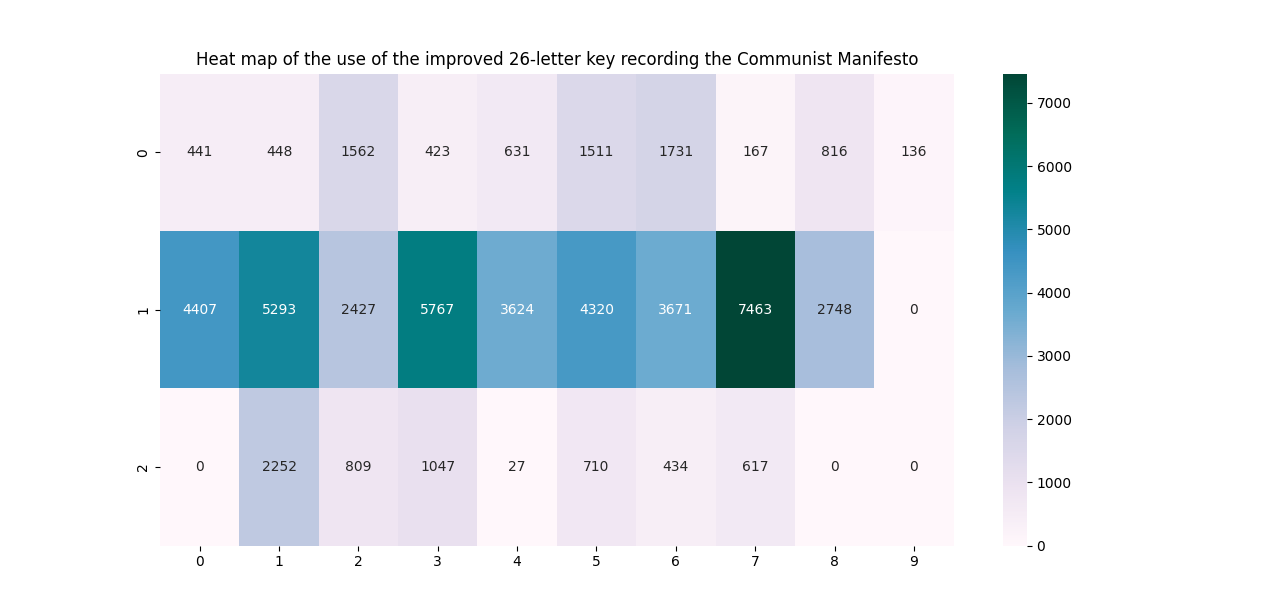

Generate this figure with Python:
import pdfplumber
import pinyin
import seaborn as sns
import matplotlib.pyplot as plt
import numpy as np


# 提取pdf文件中文章的拼音

file_path = r'D:\……\共产党宣言.pdf'

article_pinyin = ''        # 全文拼音

with pdfplumber.open(file_path) as pdf:
    for page in pdf.pages:        # 对pdf文件中的每一页
        text = page.extract_text()        # 提取当前页的文字
        page_pinyin = pinyin.get(text, format='strip')        # 将汉字文本转化为拼音
        article_pinyin = article_pinyin + page_pinyin        # 把每一页的拼音连在一起


# count()函数统计各字符的出现次数

n = {}
for i in article_pinyin:
    n[i] = article_pinyin.count(i)


# 构建类似键盘分布的3行10列二维数组，手动将数组的每个元素与26个字母的出现次数一一对应

data = [[0 for i in range(1,11)] for j in range(1,4)]

# 键盘第一行
data[0][0] = n['q']
data[0][1] = n['w']
data[0][2] = n['s']
data[0][3] = n['r']
data[0][4] = n['t']
data[0][5] = n['y']
data[0][6] = n['j']
data[0][7] = n['k']
data[0][8] = n['l']
data[0][9] = n['p']

# 键盘第二行
data[1][0] = n['a']
data[1][1] = n['e']
data[1][2] = n['d']
data[1][3] = n['n']
data[1][4] = n['g']
data[1][5] = n['h']
data[1][6] = n['u']
data[1][7] = n['i']
data[1][8] = n['o']

# 键盘第三行
data[2][1] = n['z']
data[2][2] = n['x']
data[2][3] = n['c']
data[2][4] = n['v']
data[2][5] = n['b']
data[2][6] = n['f']
data[2][7] = n['m']


# 计算均衡性(标准差)

arr = [data[0][0],data[0][1],data[0][2],data[0][3],data[0][4],data[0][5],data[0][6],data[0][7],data[0][8],data[0][9],
       data[1][0],data[1][1],data[1][2],data[1][3],data[1][4],data[1][5],data[1][6],data[1][7],data[1][8],
       data[2][1],data[2][2],data[2][3],data[2][4],data[2][5],data[2][6],data[2][7]]
print("Homogeneity of key use:", np.std(arr))


# 绘制热力图

sns.heatmap(data, cmap = 'PuBuGn', annot = True, fmt = '.0f')

#sns.heatmap(data,        # 矩阵数据集
#            vmin = None,        # 颜色取值最小范围
#            vmax = None,        # 颜色取值最大范围
#            cmap = None,        # 填充色
#            center = None,        # 设置色彩中心对齐值，可以调整生成的图像颜色的整体深浅
#            robust = False,        # 如果是False，且没设定vmin和vmax的值，
#            # 热力图的颜色映射范围根据具有鲁棒性的分位数设定，而不是用极值设定。
#            annot = False,        # 默认取值False；如果为True，就在热力图的每个单元上显示数值
#            fmt = '.2g',        # 矩阵上标识数字的数据格式，比如保留小数点后几位数字
#            annot_kws = False,        # 默认取值False；如果为True，设置热力图矩阵上数字的大小颜色字体
#            linewidths = 0,        # 定义热力图里“表示两两特征关系的矩阵小块”之间的间隔大小
#            linecolor = 'white',        # 切分热力图上每个矩阵小块的线的颜色，默认值是’white’
#            cbar = True,        # 是否在热力图侧边绘制颜色刻度条，默认值是True
#            cbar_kws = None,        # 热力图侧边绘制颜色刻度条时，相关字体设置，默认值是None
#            cbar_ax = None,        # 热力图侧边绘制颜色刻度条时，刻度条位置设置，默认值是None
#            square = False,        # 设置热力图矩阵小块形状，默认值是False
#            xticklabels = 'auto',        # 控制每列标签名的输出，默认值是auto
#            yticklabels = 'auto',        # 控制每行标签名的输出，默认值是auto
#            # 如果是True，则以DataFrame的列名作为标签名
#            # 如果是False，则不添加行标签名
#            # 如果是列表，则标签名改为列表中给的内容
#            # 如果是整数K，则在图上每隔K个标签进行一次标注
#            # 如果是auto，则自动选择标签的标注间距，将标签名不重叠的部分(或全部)输出
#            mask = None,        # 控制某个矩阵块是否显示出来，默认值是None
#            ax = None,        # 设置作图的坐标轴
#            **kwargs)        # 所有其他关键字参数都传递给ax.pcolormesh

# 添加标题
plt.title('Heat map of the use of the improved 26-letter key recording the Communist Manifesto')

# 显示图形
plt.show()
